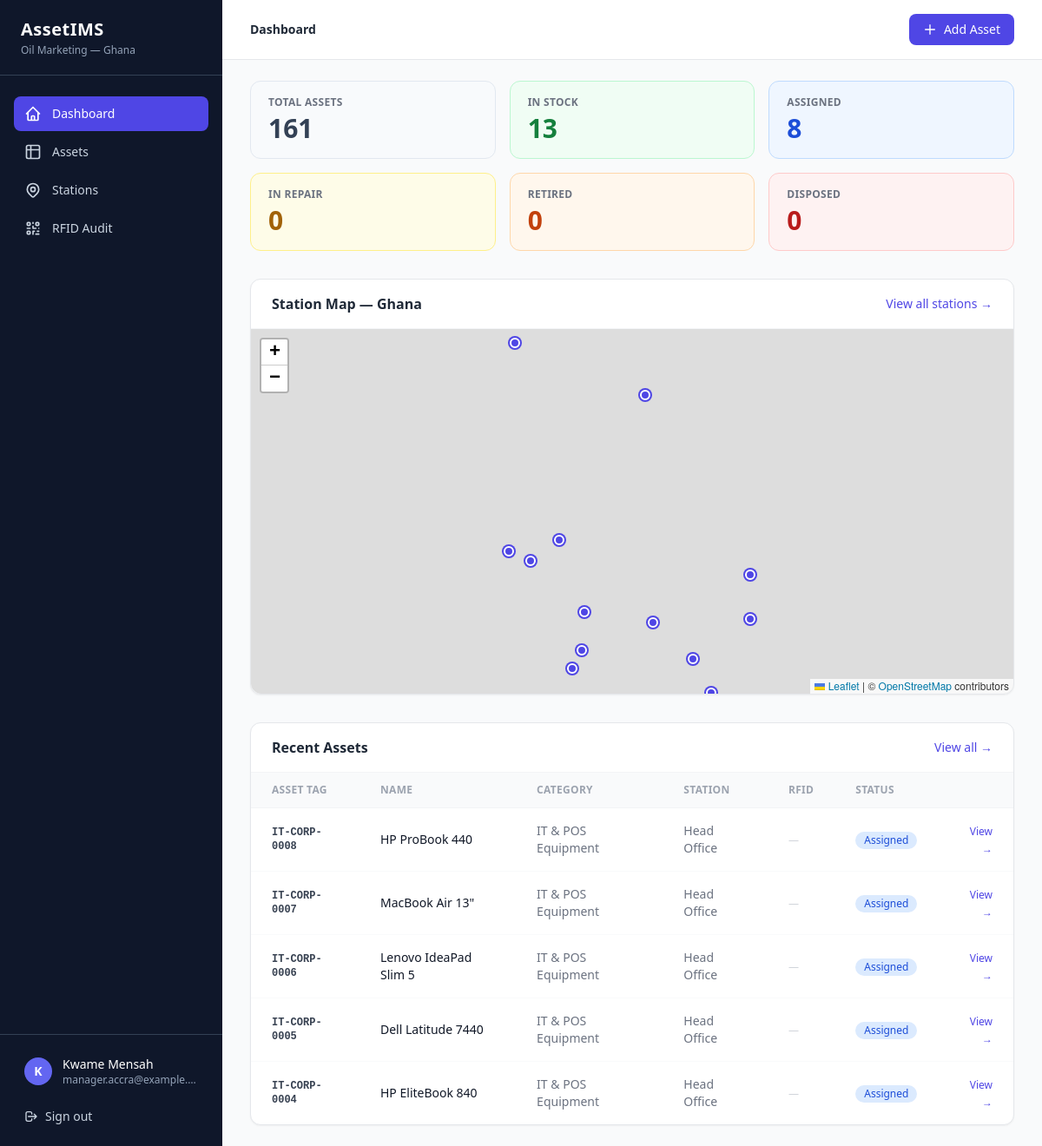
Screenshot of /home (signed in) with the database file from the repository.
### app/db/models/user.py (models this page shows, shortened)
class User(Base):
    __tablename__ = "users"
    id: Mapped[int] = mapped_column(primary_key=True, index=True)
    email: Mapped[str] = mapped_column(String(255), unique=True, index=True, nullable=False)
    full_name: Mapped[str] = mapped_column(String(255), nullable=False)
    password_hash: Mapped[str] = mapped_column(String(255), nullable=False)
    is_active: Mapped[bool] = mapped_column(Boolean, default=True)
    site_id: Mapped[int | None] = mapped_column(ForeignKey("locations.id"), nullable=True)
    created_at: Mapped[DateTime] = mapped_column(DateTime(timezone=True), server_default=func.now())
    site: Mapped[Location | None] = relationship("Location", foreign_keys=[site_id], lazy="select")
    user_roles: Mapped[list[UserRole]] = relationship("UserRole", lazy="select")

### app/db/models/asset.py (models this page shows)
class Asset(Base):
    __tablename__ = "assets"
    id: Mapped[int] = mapped_column(primary_key=True, index=True)
    asset_tag: Mapped[str] = mapped_column(String(64), unique=True, nullable=False, index=True)
    name: Mapped[str | None] = mapped_column(String(128), nullable=True)
    brand: Mapped[str | None] = mapped_column(String(64), nullable=True)
    model_no: Mapped[str | None] = mapped_column(String(128), nullable=True)
    serial_no: Mapped[str | None] = mapped_column(String(128), nullable=True)
    category: Mapped[str | None] = mapped_column(String(64), nullable=True)
    department: Mapped[str | None] = mapped_column(String(64), nullable=True)
    location: Mapped[str | None] = mapped_column(String(128), nullable=True)
    site_id: Mapped[int | None] = mapped_column(ForeignKey("locations.id"), nullable=True)
    assigned_to: Mapped[str | None] = mapped_column(String(128), nullable=True)
    purchase_date: Mapped[date | None] = mapped_column(Date, nullable=True)
    purchase_cost: Mapped[float | None] = mapped_column(Float, nullable=True)
    warranty_expiry: Mapped[date | None] = mapped_column(Date, nullable=True)
    notes: Mapped[str | None] = mapped_column(Text, nullable=True)
    status: Mapped[str] = mapped_column(String(20), nullable=False, default="in_stock")
    rfid_tag: Mapped[str | None] = mapped_column(String(64), nullable=True, index=True)
    rfid_last_seen: Mapped[datetime | None] = mapped_column(DateTime, nullable=True)
    rfid_confirmed_site_id: Mapped[int | None] = mapped_column(ForeignKey("locations.id"), nullable=True)
    created_at: Mapped[datetime] = mapped_column(DateTime, server_default=func.now(), nullable=False)
    updated_at: Mapped[datetime] = mapped_column(
        DateTime, server_default=func.now(), onupdate=func.now(), nullable=False
    )
    site: Mapped[Location | None] = relationship(
        "Location", foreign_keys=[site_id], lazy="select"
    )
    rfid_confirmed_site: Mapped[Location | None] = relationship(
        "Location", foreign_keys=[rfid_confirmed_site_id], lazy="select"
    )

### app/web/router.py (the view)
@router.get("/home", response_class=HTMLResponse)
def home(request: Request, db: Session = Depends(get_db)):
    user = _get_user(request, db)
    if not user:
        return RedirectResponse(url="/login", status_code=302)
    assets = db.query(Asset).order_by(Asset.id.desc()).all()
    stats = {
        "total":     len(assets),
        "in_stock":  sum(1 for a in assets if a.status == "in_stock"),
        "assigned":  sum(1 for a in assets if a.status == "assigned"),
        "in_repair": sum(1 for a in assets if a.status == "in_repair"),
        "retired":   sum(1 for a in assets if a.status == "retired"),
        "disposed":  sum(1 for a in assets if a.status == "disposed"),
    }
    recent = assets[:5]
    asset_counts: dict[int, int] = dict(
        db.query(Asset.site_id, func.count(Asset.id))
        .filter(Asset.site_id.isnot(None))
        .group_by(Asset.site_id)
        .all()
    )
    locations = db.query(Location).filter(
        Location.latitude.isnot(None), Location.longitude.isnot(None)
    ).order_by(Location.name).all()
    locations_json = json.dumps([
        {
            "id": loc.id,
            "name": loc.name,
            "code": loc.code,
            "address": loc.address or "",
            "latitude": loc.latitude,
            "longitude": loc.longitude,
            "asset_count": asset_counts.get(loc.id, 0),
        }
        for loc in locations
    ])
    return templates.TemplateResponse("home.html", _ctx(
        request, user,
        stats=stats,
        recent=recent,
        locations_json=locations_json,
        active_page="home",
    ))

### app/templates/home.html (shortened to what this page needs)
{% extends "base.html" %}
{% block page_title %}Dashboard{% endblock %}
{% block head_extra %}
<link rel="stylesheet" href="https://unpkg.com/leaflet@1.9.4/dist/leaflet.css" />
{% endblock %}
{% block header_actions %}
<a href="/assets/new"
   class="inline-flex items-center gap-2 bg-indigo-600 hover:bg-indigo-700 text-white text-sm font-medium px-4 py-2 rounded-lg transition-colors">
  <svg class="w-4 h-4" fill="none" stroke="currentColor" viewBox="0 0 24 24">
    <path stroke-linecap="round" stroke-linejoin="round" stroke-width="2" d="M12 4v16m8-8H4"/>
  </svg>
  Add Asset
</a>
{% endblock %}
{% block content %}
{% set cards = [
  ("Total Assets",  stats.total,    "text-slate-700",  "bg-slate-50",  "border-slate-200"),
  ("In Stock",      stats.in_stock, "text-green-700",  "bg-green-50",  "border-green-200"),
  ("Assigned",      stats.assigned, "text-blue-700",   "bg-blue-50",   "border-blue-200"),
  ("In Repair",     stats.in_repair,"text-yellow-700", "bg-yellow-50", "border-yellow-200"),
  ("Retired",       stats.retired,  "text-orange-700", "bg-orange-50", "border-orange-200"),
  ("Disposed",      stats.disposed, "text-red-700",    "bg-red-50",    "border-red-200"),
] %}
<div class="grid grid-cols-2 lg:grid-cols-3 xl:grid-cols-6 gap-4 mb-8">
  {% for label, count, text, bg, border in cards %}
  <div class="rounded-xl border {{ border }} {{ bg }} px-5 py-4">
    <p class="text-xs font-semibold text-gray-500 uppercase tracking-wide">{{ label }}</p>
    <p class="mt-1 text-3xl font-bold {{ text }}">{{ count }}</p>
  </div>
  {% endfor %}
</div>
<div class="bg-white rounded-xl border border-gray-200 shadow-sm mb-8">
  <div class="px-6 py-4 border-b border-gray-100 flex items-center justify-between">
    <h2 class="font-semibold text-gray-800">Station Map — Ghana</h2>
    <a href="/sites" class="text-sm text-indigo-600 hover:text-indigo-700 font-medium">View all stations →</a>
  </div>
  <div id="asset-map" style="height: 420px; border-radius: 0 0 0.75rem 0.75rem;"></div>
</div>
<div class="bg-white rounded-xl border border-gray-200 shadow-sm">
  <div class="px-6 py-4 border-b border-gray-100 flex items-center justify-between">
    <h2 class="font-semibold text-gray-800">Recent Assets</h2>
    <a href="/assets" class="text-sm text-indigo-600 hover:text-indigo-700 font-medium">View all →</a>
  </div>
  <div class="overflow-x-auto">
    <table class="w-full text-sm">
      <thead>
        <tr class="text-left text-xs font-semibold text-gray-400 uppercase tracking-wide border-b border-gray-100 bg-gray-50">
          <th class="px-6 py-3">Asset Tag</th>
          <th class="px-6 py-3">Name</th>
          <th class="px-6 py-3">Category</th>
          <th class="px-6 py-3">Station</th>
          <th class="px-6 py-3">RFID</th>
          <th class="px-6 py-3">Status</th>
          <th class="px-6 py-3"></th>
        </tr>
      </thead>
      <tbody class="divide-y divide-gray-50">
        {% if recent %}
          {% for asset in recent %}
          {% set badge = {
            'in_stock':  'bg-green-100 text-green-700',
            'assigned':  'bg-blue-100 text-blue-700',
            'in_repair': 'bg-yellow-100 text-yellow-700',
            'retired':   'bg-orange-100 text-orange-700',
            'disposed':  'bg-red-100 text-red-700',
          } %}
          <tr class="hover:bg-gray-50 transition-colors">
            <td class="px-6 py-4 font-mono text-xs font-semibold text-gray-700">{{ asset.asset_tag }}</td>
            <td class="px-6 py-4 font-medium text-gray-900">{{ asset.name or '—' }}</td>
            <td class="px-6 py-4 text-gray-500">{{ asset.category or '—' }}</td>
            <td class="px-6 py-4 text-gray-500">
              {% if asset.site %}
                <span class="inline-flex items-center gap-1">
                  <span class="w-2 h-2 rounded-full bg-emerald-400"></span>
                  {{ asset.site.name }}
                </span>
              {% else %}
                {{ asset.location or '—' }}
              {% endif %}
            </td>
            <td class="px-6 py-4">
              {% if asset.rfid_tag %}
                <span class="font-mono text-xs text-indigo-600 bg-indigo-50 px-1.5 py-0.5 rounded">{{ asset.rfid_tag }}</span>
              {% else %}
                <span class="text-gray-300 text-xs">—</span>
              {% endif %}
            </td>
            <td class="px-6 py-4">
              <span class="inline-flex px-2.5 py-0.5 rounded-full text-xs font-medium {{ badge.get(asset.status, 'bg-gray-100 text-gray-600') }}">
                {{ asset.status | replace('_', ' ') | title }}
              </span>
            </td>
            <td class="px-6 py-4 text-right">
              <a href="/assets/{{ asset.id }}" class="text-indigo-600 hover:text-indigo-800 text-xs font-medium">View →</a>
            </td>
          </tr>
          {% endfor %}
        {% else %}
          <tr>
            <td colspan="7" class="px-6 py-12 text-center text-gray-400 text-sm">
              No assets yet. <a href="/assets/new" class="text-indigo-600 hover:underline">Add one</a>.
            </td>
          </tr>
        {% endif %}
      </tbody>
    </table>
  </div>
</div>
{% endblock %}

### app/templates/base.html (shortened to what this page needs)
<!DOCTYPE html>
<html lang="en">
<head>
  <script src="https://cdn.tailwindcss.com"></script>
  {% block head_extra %}{% endblock %}
</head>
<body class="bg-gray-50 min-h-screen flex">
  <aside class="w-64 min-h-screen bg-slate-900 text-white flex flex-col fixed top-0 left-0 z-30">
    <div class="px-6 py-5 border-b border-slate-700">
      <span class="text-xl font-bold tracking-wide text-white">AssetIMS</span>
      <p class="text-xs text-slate-400 mt-0.5">Oil Marketing — Ghana</p>
    </div>
    <nav class="flex-1 px-4 py-6 space-y-1">
      <a href="/home"
         class="flex items-center gap-3 px-3 py-2.5 rounded-lg text-sm font-medium transition-colors
                {{ 'bg-indigo-600 text-white' if active_page == 'home' else 'text-slate-300 hover:bg-slate-800 hover:text-white' }}">
        <svg class="w-5 h-5 flex-shrink-0" fill="none" stroke="currentColor" viewBox="0 0 24 24">
          <path stroke-linecap="round" stroke-linejoin="round" stroke-width="2"
                d="M3 12l2-2m0 0l7-7 7 7M5 10v10a1 1 0 001 1h3m10-11l2 2m-2-2v10a1 1 0 01-1 1h-3m-6 0a1 1 0 001-1v-4a1 1 0 011-1h2a1 1 0 011 1v4a1 1 0 001 1m-6 0h6"/>
        </svg>
        Dashboard
      </a>
      <a href="/assets"
         class="flex items-center gap-3 px-3 py-2.5 rounded-lg text-sm font-medium transition-colors
                {{ 'bg-indigo-600 text-white' if active_page == 'assets' else 'text-slate-300 hover:bg-slate-800 hover:text-white' }}">
        <svg class="w-5 h-5 flex-shrink-0" fill="none" stroke="currentColor" viewBox="0 0 24 24">
          <path stroke-linecap="round" stroke-linejoin="round" stroke-width="2"
                d="M9 3H5a2 2 0 00-2 2v4m6-6h10a2 2 0 012 2v4M9 3v18m0 0h10a2 2 0 002-2V9M9 21H5a2 2 0 01-2-2V9m0 0h18"/>
        </svg>
        Assets
      </a>
      <a href="/sites"
         class="flex items-center gap-3 px-3 py-2.5 rounded-lg text-sm font-medium transition-colors
                {{ 'bg-indigo-600 text-white' if active_page == 'sites' else 'text-slate-300 hover:bg-slate-800 hover:text-white' }}">
        Stations
      </a>
      <a href="/rfid/audit"
         class="flex items-center gap-3 px-3 py-2.5 rounded-lg text-sm font-medium transition-colors
                {{ 'bg-indigo-600 text-white' if active_page == 'rfid' else 'text-slate-300 hover:bg-slate-800 hover:text-white' }}">
        RFID Audit
      </a>
    </nav>
    <div class="px-4 py-4 border-t border-slate-700">
      <div class="flex items-center gap-3 px-3 py-2">
        <div class="w-8 h-8 rounded-full bg-indigo-500 flex items-center justify-center text-sm font-bold flex-shrink-0">
          {{ user.full_name[0] | upper if user else 'A' }}
        </div>
        <div class="flex-1 min-w-0">
          <p class="text-sm font-medium text-white truncate">{{ user.full_name if user else 'Admin' }}</p>
          <p class="text-xs text-slate-400 truncate">{{ user.email if user else '' }}</p>
        </div>
      </div>
      <form method="post" action="/logout" class="mt-2">
        <button type="submit"
                class="w-full flex items-center gap-2 px-3 py-2 rounded-lg text-sm text-slate-300 hover:bg-slate-800 hover:text-white transition-colors">
          <svg class="w-4 h-4" fill="none" stroke="currentColor" viewBox="0 0 24 24">
            <path stroke-linecap="round" stroke-linejoin="round" stroke-width="2"
                  d="M17 16l4-4m0 0l-4-4m4 4H7m6 4v1a3 3 0 01-3 3H6a3 3 0 01-3-3V7a3 3 0 013-3h4a3 3 0 013 3v1"/>
          </svg>
          Sign out
        </button>
      </form>
    </div>
  </aside>
  <div class="ml-64 flex-1 flex flex-col min-h-screen">
    <header class="bg-white border-b border-gray-200 px-8 py-4 flex items-center justify-between sticky top-0 z-20">
      <div class="flex items-center gap-2 text-sm text-gray-500">
        {% block breadcrumb %}<span class="font-semibold text-gray-800">{% block page_title %}{% endblock %}</span>{% endblock %}
      </div>
      <div class="flex items-center gap-3">
        {% block header_actions %}{% endblock %}
      </div>
    </header>
    <main class="flex-1 px-8 py-6">
      {% block content %}{% endblock %}
    </main>
  </div>
</body>
</html>

### rows the page displays
User: full_name "K", full_name "Kwame Mensah", email "manager.accra@example.…"
Asset: asset_tag "IT-CORP-0008", name "HP ProBook 440", category "IT & POS Equipment", location "Head Office", status "Assigned"
Asset: asset_tag "IT-CORP-0007", name "MacBook Air 13\"", category "IT & POS Equipment", location "Head Office", status "Assigned"
Asset: asset_tag "IT-CORP-0006", name "Lenovo IdeaPad Slim 5", category "IT & POS Equipment", location "Head Office", status "Assigned"
Asset: asset_tag "IT-CORP-0005", name "Dell Latitude 7440", category "IT & POS Equipment", location "Head Office", status "Assigned"
Asset: asset_tag "IT-CORP-0004", name "HP EliteBook 840", category "IT & POS Equipment", location "Head Office", status "Assigned"

### other values shown
{{ label }} "TOTAL ASSETS" "IN STOCK" "ASSIGNED" "IN REPAIR" "RETIRED" "DISPOSED"
{{ count }} "161" "13" "8" "0" "0" "0"
